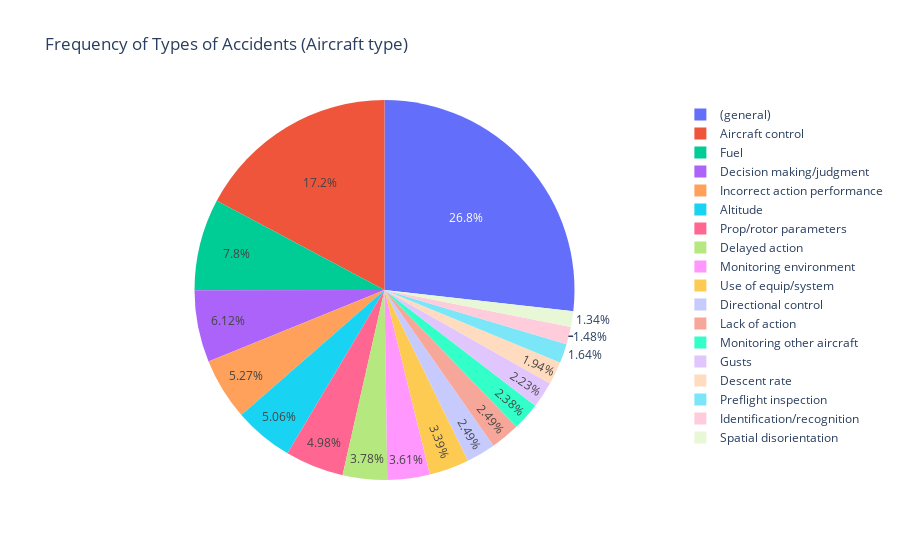

The code cell stored with this chart in its notebook:
### Code cell
len_air_fault_ls = []
for type in air_fault_ls:
    count = len(RC_df[RC_df['aircraft_type_finding'] == type])
    len_air_fault_ls.append(count)
print(len_air_fault_ls)
# create a pie chart
fig = px.pie(values=len_air_fault_ls, names=air_fault_ls, title='Frequency of Types of Accidents (Aircraft type)')
fig.show()
# fig.write_image("images/fig1.png")

### Figure 1 — Plotly figure (JSON) as saved in the notebook; plotly's stock layout.template omitted (floating-point values rounded to 4 significant figures)
{"data": [{"domain": {"x": [0, 1], "y": [0, 1]}, "hovertemplate": "label=%{label}<br>value=%{value}<extra></extra>", "labels": ["Incorrect action performance", "Gusts", "Fuel", "Spatial disorientation", "Directional control", "Lack of action", "Delayed action", "Altitude", "(general)", "Prop/rotor parameters", "Preflight inspection", "Use of equip/system", "Descent rate", "Aircraft control", "Identification/recognition", "Decision making/judgment", "Monitoring environment", "Monitoring other aircraft"], "legendgroup": "", "name": "", "showlegend": true, "type": "pie", "values": [441, 187, 653, 112, 208, 208, 316, 423, 2241, 417, 137, 284, 162, 1441, 124, 512, 302, 199]}], "layout": {"autosize": true, "legend": {"tracegroupgap": 0}, "title": {"text": "Frequency of Types of Accidents (Aircraft type)"}}}
